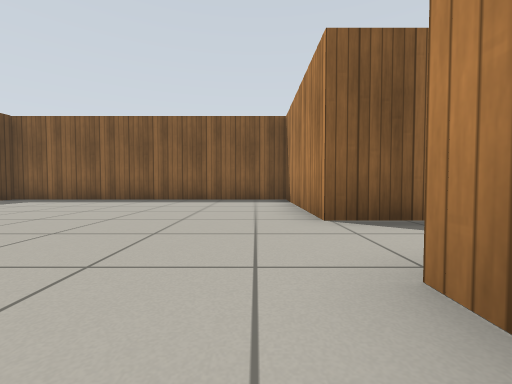
[1] (above)

16 first-person views from a walk through a Gazebo world. The camera is 0.5 m above the floor, tilts 2° down and sees 90° across. The floor is counted in squares, 1 m on a side. Each view is taken from the middle of a square. On the plan, view 1 faces up. The plan holds only what a view shows up to about 9 squares ahead; the rest is blank. Simple patterns stand in for the simulator's built-in surfaces.

[2]
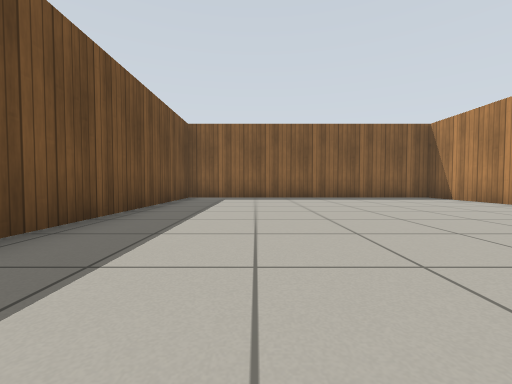

[3]
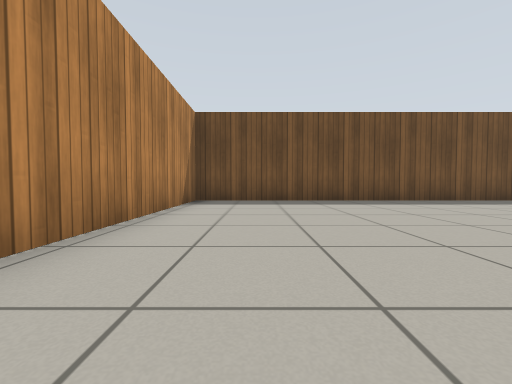

[4]
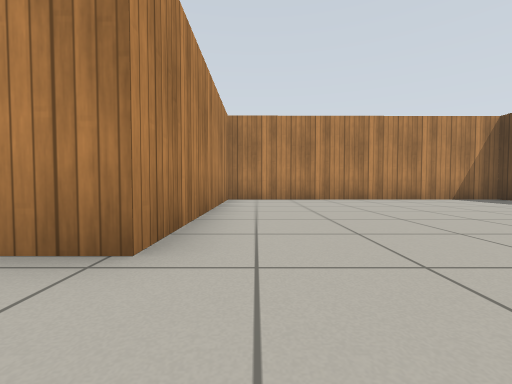

[5]
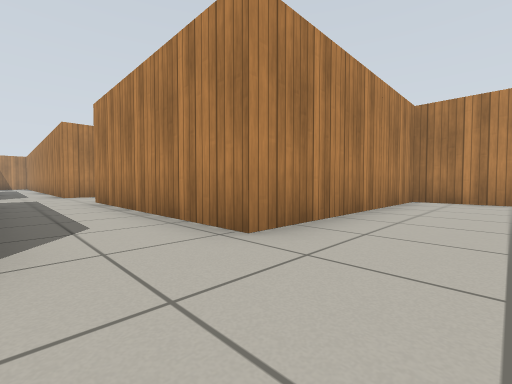

[6]
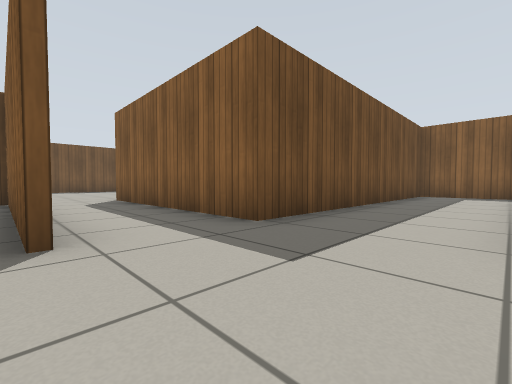

[7]
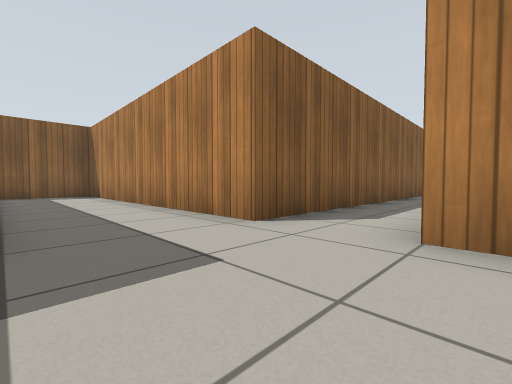

[8]
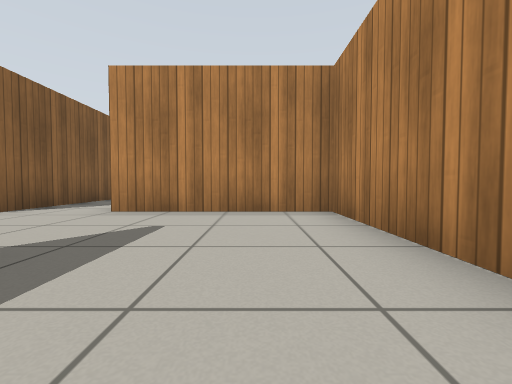

[9]
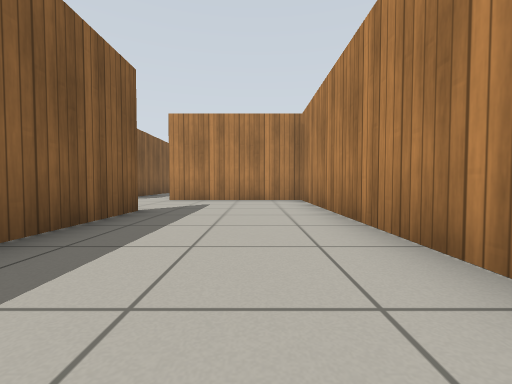

[10]
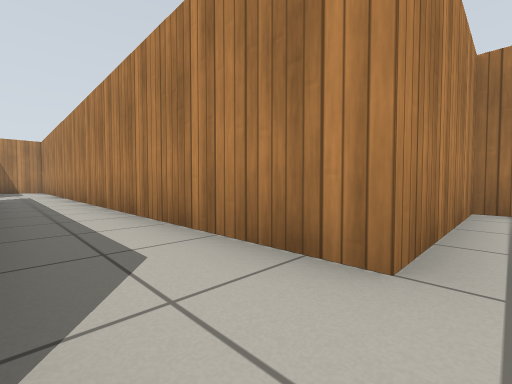

[11]
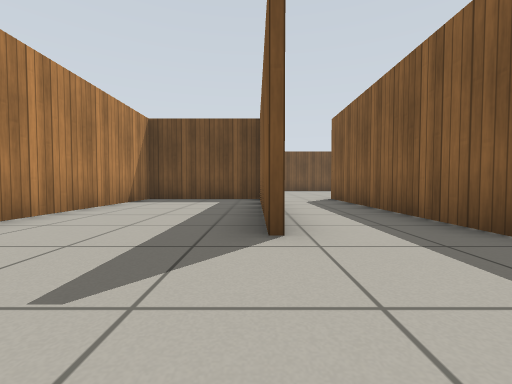

[12]
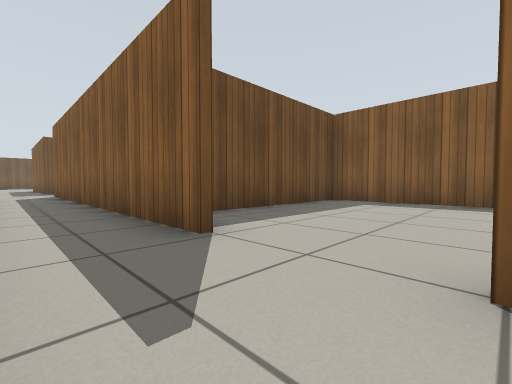

[13]
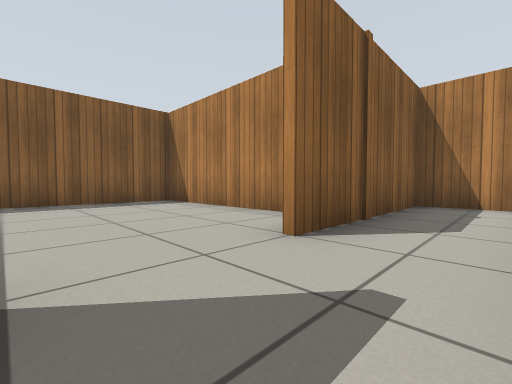

[14]
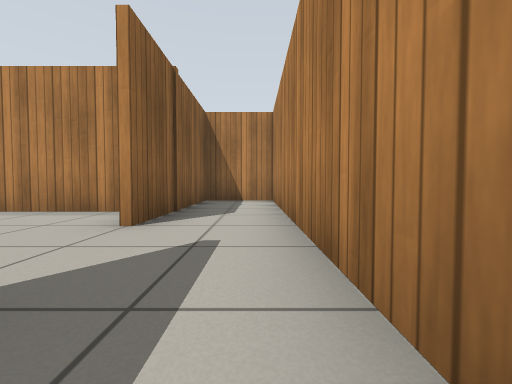

[15]
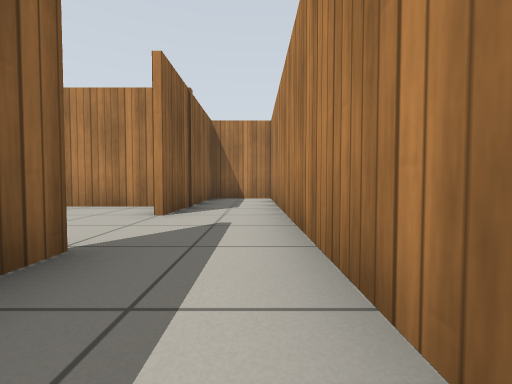

[16]
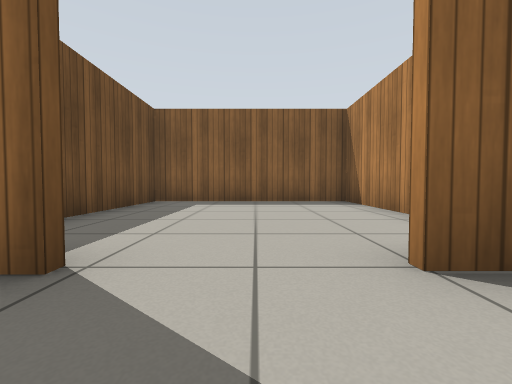

### Floor plan
Points are (right, up) in squares from view 1. A wall is a line through its corners. A room is listed if a view was taken in it or the views show most of it. See-through windows are left out.
Room 1 (views 1, 2, 3, 4, 5)
walls: (0.8, 3.4) (0.8, 7.7) (-7.3, 7.7) (-7.3, -4.7) (0.8, -4.7) (0.8, 1.3)
ways out: opening at (1, 2.5) to room 2
Room 2 (views 6, 7, 8, 9, 10, 11)
walls: (6.6, 1.1) (1, 1.1) (1, -2.3) (9.4, -2.3) (9.4, 1.5) (16.6, 1.5); (0.8, 1.3) (6.6, 1.3); (9.1, 11.7) (6.7, 11.7) (6.7, 3.4) (0.8, 3.4); (16.4, 3.4) (9.4, 3.4) (9.4, 11.5)
ways out: opening at (1, 2.5) to room 1; opening at (16, 2) to room 3
Room 3 (views 12, 13, 14, 15, 16)
walls: (18.9, 3.4) (16.4, 3.4); (16.6, 1.5) (25.3, 1.5) (25.3, 3.4) (20.9, 3.4)
ways out: opening at (16, 2) to room 2; opening at (19.5, 3) to room 4
Room 4 (no view inside)
walls: (22.5, 4.1) (22.5, 9) (17.3, 9) (17.3, 4.6)
ways out: opening at (19.5, 3) to room 3

Positions as (right, up) in squares from view 1, and headings:
1: (0, 0), facing up
2: (-5, -1), facing up
3: (0, -3), facing left
4: (0, 3), facing down
5: (-1, 3), facing down-right
6: (9, 1), facing up-left
7: (7, 1), facing up-right
8: (5, -1), facing right
9: (2, -1), facing right
10: (9, 3), facing down-right
11: (9, 1), facing left
12: (21, 2), facing up-left
13: (19, 2), facing up-right
14: (18, 2), facing right
15: (17, 2), facing right
16: (20, 2), facing up
